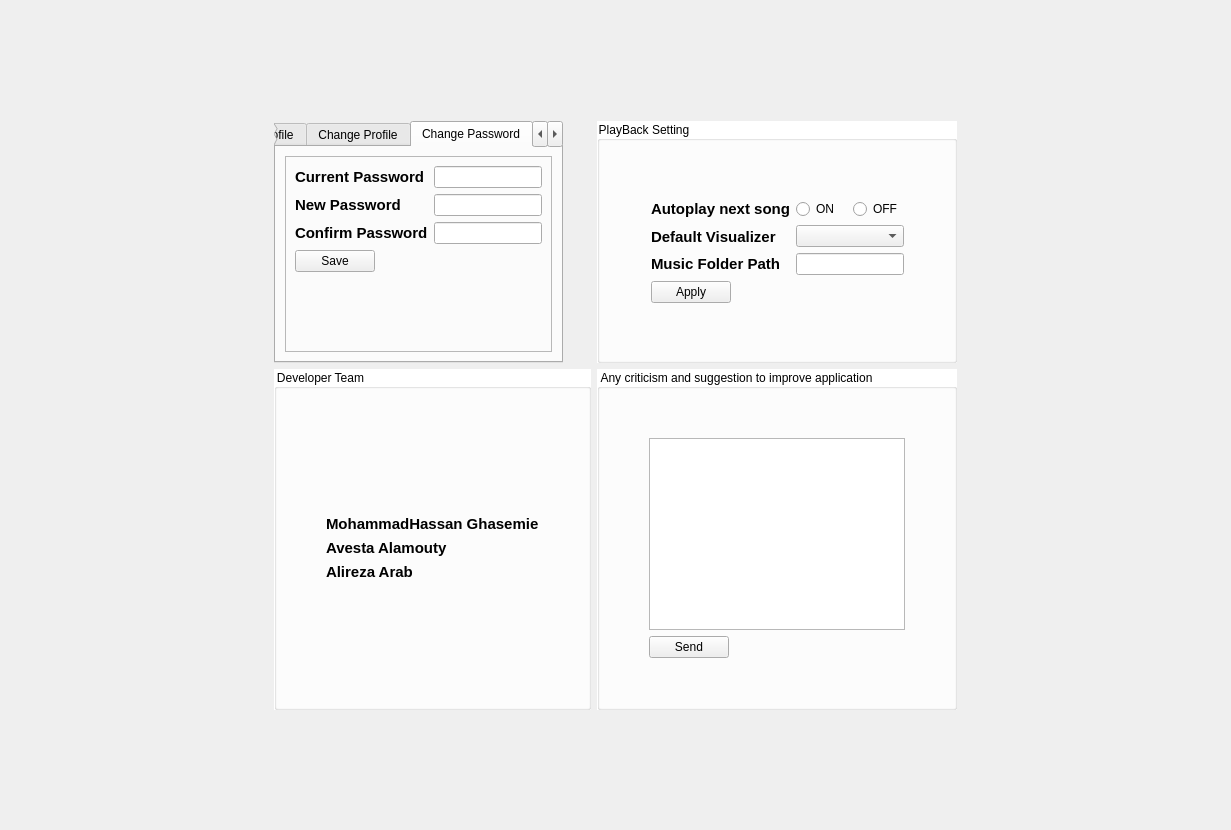
<?xml version="1.0" encoding="UTF-8"?>
<ui version="4.0">
 <class>SettingDialog</class>
 <widget class="QDialog" name="SettingDialog">
  <property name="geometry">
   <rect>
    <x>0</x>
    <y>0</y>
    <width>1231</width>
    <height>830</height>
   </rect>
  </property>
  <property name="windowTitle">
   <string>Dialog</string>
  </property>
  <property name="styleSheet">
   <string notr="true">QDialog {
    background-image: url(:/dailogs-images/images/sheet-music-6306805_1280.jpg);
    background-repeat: no-repeat;
    background-position: center; 
    background-size: cover;  
 
}</string>
  </property>
  <layout class="QGridLayout" name="gridLayout_12">
   <item row="2" column="1">
    <spacer name="verticalSpacer_12">
     <property name="orientation">
      <enum>Qt::Orientation::Vertical</enum>
     </property>
     <property name="sizeHint" stdset="0">
      <size>
       <width>20</width>
       <height>40</height>
      </size>
     </property>
    </spacer>
   </item>
   <item row="1" column="1">
    <layout class="QFormLayout" name="formLayout">
     <item row="0" column="0">
      <widget class="QTabWidget" name="tabWidget_profile">
       <property name="font">
        <font>
         <italic>false</italic>
        </font>
       </property>
       <property name="cursor">
        <cursorShape>ArrowCursor</cursorShape>
       </property>
       <property name="currentIndex">
        <number>2</number>
       </property>
       <widget class="QWidget" name="">
        <attribute name="title">
         <string>Show Profile</string>
        </attribute>
        <layout class="QGridLayout" name="gridLayout_2">
         <item row="0" column="0">
          <widget class="QFrame" name="frame">
           <property name="frameShape">
            <enum>QFrame::Shape::StyledPanel</enum>
           </property>
           <property name="frameShadow">
            <enum>QFrame::Shadow::Raised</enum>
           </property>
           <layout class="QGridLayout" name="gridLayout">
            <item row="0" column="0">
             <layout class="QHBoxLayout" name="horizontalLayout">
              <item>
               <layout class="QVBoxLayout" name="verticalLayout">
                <item>
                 <widget class="QLabel" name="label_4">
                  <property name="text">
                   <string>&lt;html&gt;&lt;head/&gt;&lt;body&gt;&lt;p&gt;&lt;span style=&quot; font-size:11pt; font-weight:700;&quot;&gt;Name&lt;/span&gt;&lt;/p&gt;&lt;/body&gt;&lt;/html&gt;</string>
                  </property>
                 </widget>
                </item>
                <item>
                 <widget class="QLabel" name="label">
                  <property name="text">
                   <string>&lt;html&gt;&lt;head/&gt;&lt;body&gt;&lt;p&gt;&lt;span style=&quot; font-size:11pt; font-weight:700;&quot;&gt;Lastname&lt;/span&gt;&lt;/p&gt;&lt;/body&gt;&lt;/html&gt;</string>
                  </property>
                 </widget>
                </item>
                <item>
                 <widget class="QLabel" name="label_2">
                  <property name="text">
                   <string>&lt;html&gt;&lt;head/&gt;&lt;body&gt;&lt;p&gt;&lt;span style=&quot; font-size:11pt; font-weight:700;&quot;&gt;Username&lt;/span&gt;&lt;/p&gt;&lt;/body&gt;&lt;/html&gt;</string>
                  </property>
                 </widget>
                </item>
                <item>
                 <widget class="QLabel" name="label_3">
                  <property name="text">
                   <string>&lt;html&gt;&lt;head/&gt;&lt;body&gt;&lt;p&gt;&lt;span style=&quot; font-size:11pt; font-weight:700;&quot;&gt;Email&lt;/span&gt;&lt;/p&gt;&lt;/body&gt;&lt;/html&gt;</string>
                  </property>
                 </widget>
                </item>
               </layout>
              </item>
              <item>
               <layout class="QVBoxLayout" name="verticalLayout_2">
                <item>
                 <widget class="QLineEdit" name="lineEdit_show_name">
                  <property name="readOnly">
                   <bool>true</bool>
                  </property>
                 </widget>
                </item>
                <item>
                 <widget class="QLineEdit" name="lineEdit_show_lastname">
                  <property name="readOnly">
                   <bool>true</bool>
                  </property>
                 </widget>
                </item>
                <item>
                 <widget class="QLineEdit" name="lineEdit_show_username">
                  <property name="readOnly">
                   <bool>true</bool>
                  </property>
                 </widget>
                </item>
                <item>
                 <widget class="QLineEdit" name="lineEdit_show_email">
                  <property name="readOnly">
                   <bool>true</bool>
                  </property>
                 </widget>
                </item>
               </layout>
              </item>
             </layout>
            </item>
            <item row="1" column="0">
             <spacer name="verticalSpacer_3">
              <property name="orientation">
               <enum>Qt::Orientation::Vertical</enum>
              </property>
              <property name="sizeHint" stdset="0">
               <size>
                <width>20</width>
                <height>40</height>
               </size>
              </property>
             </spacer>
            </item>
           </layout>
          </widget>
         </item>
        </layout>
       </widget>
       <widget class="QWidget" name="tab_2">
        <attribute name="title">
         <string>Change Profile</string>
        </attribute>
        <layout class="QGridLayout" name="gridLayout_4">
         <item row="0" column="0">
          <widget class="QFrame" name="frame_2">
           <property name="frameShape">
            <enum>QFrame::Shape::StyledPanel</enum>
           </property>
           <property name="frameShadow">
            <enum>QFrame::Shadow::Raised</enum>
           </property>
           <layout class="QGridLayout" name="gridLayout_3">
            <item row="1" column="0">
             <layout class="QVBoxLayout" name="verticalLayout_5">
              <item>
               <layout class="QHBoxLayout" name="horizontalLayout_2">
                <item>
                 <layout class="QVBoxLayout" name="verticalLayout_3">
                  <item>
                   <widget class="QLabel" name="label_5">
                    <property name="text">
                     <string>&lt;html&gt;&lt;head/&gt;&lt;body&gt;&lt;p&gt;&lt;span style=&quot; font-size:11pt; font-weight:700;&quot;&gt;Name&lt;/span&gt;&lt;/p&gt;&lt;/body&gt;&lt;/html&gt;</string>
                    </property>
                   </widget>
                  </item>
                  <item>
                   <widget class="QLabel" name="label_6">
                    <property name="text">
                     <string>&lt;html&gt;&lt;head/&gt;&lt;body&gt;&lt;p&gt;&lt;span style=&quot; font-size:11pt; font-weight:700;&quot;&gt;Lastname&lt;/span&gt;&lt;/p&gt;&lt;/body&gt;&lt;/html&gt;</string>
                    </property>
                   </widget>
                  </item>
                  <item>
                   <widget class="QLabel" name="label_7">
                    <property name="text">
                     <string>&lt;html&gt;&lt;head/&gt;&lt;body&gt;&lt;p&gt;&lt;span style=&quot; font-size:11pt; font-weight:700;&quot;&gt;Username&lt;/span&gt;&lt;/p&gt;&lt;/body&gt;&lt;/html&gt;</string>
                    </property>
                   </widget>
                  </item>
                  <item>
                   <widget class="QLabel" name="label_8">
                    <property name="text">
                     <string>&lt;html&gt;&lt;head/&gt;&lt;body&gt;&lt;p&gt;&lt;span style=&quot; font-size:11pt; font-weight:700;&quot;&gt;Email&lt;/span&gt;&lt;/p&gt;&lt;/body&gt;&lt;/html&gt;</string>
                    </property>
                   </widget>
                  </item>
                 </layout>
                </item>
                <item>
                 <layout class="QVBoxLayout" name="verticalLayout_4">
                  <item>
                   <widget class="QLineEdit" name="lineEdit_change_name">
                    <property name="readOnly">
                     <bool>false</bool>
                    </property>
                   </widget>
                  </item>
                  <item>
                   <widget class="QLineEdit" name="lineEdit_change_lastname">
                    <property name="readOnly">
                     <bool>false</bool>
                    </property>
                   </widget>
                  </item>
                  <item>
                   <widget class="QLineEdit" name="lineEdit_change_username">
                    <property name="readOnly">
                     <bool>false</bool>
                    </property>
                   </widget>
                  </item>
                  <item>
                   <widget class="QLineEdit" name="lineEdit_change_email">
                    <property name="readOnly">
                     <bool>false</bool>
                    </property>
                   </widget>
                  </item>
                 </layout>
                </item>
               </layout>
              </item>
              <item>
               <layout class="QHBoxLayout" name="horizontalLayout_3">
                <item>
                 <widget class="QPushButton" name="pushButton_save_new_profile">
                  <property name="text">
                   <string>Save</string>
                  </property>
                 </widget>
                </item>
                <item>
                 <spacer name="horizontalSpacer">
                  <property name="orientation">
                   <enum>Qt::Orientation::Horizontal</enum>
                  </property>
                  <property name="sizeHint" stdset="0">
                   <size>
                    <width>40</width>
                    <height>20</height>
                   </size>
                  </property>
                 </spacer>
                </item>
               </layout>
              </item>
              <item>
               <spacer name="verticalSpacer">
                <property name="orientation">
                 <enum>Qt::Orientation::Vertical</enum>
                </property>
                <property name="sizeHint" stdset="0">
                 <size>
                  <width>20</width>
                  <height>40</height>
                 </size>
                </property>
               </spacer>
              </item>
             </layout>
            </item>
           </layout>
          </widget>
         </item>
        </layout>
       </widget>
       <widget class="QWidget" name="tab">
        <attribute name="title">
         <string>Change Password</string>
        </attribute>
        <layout class="QGridLayout" name="gridLayout_6">
         <item row="0" column="0">
          <widget class="QFrame" name="frame_3">
           <property name="frameShape">
            <enum>QFrame::Shape::StyledPanel</enum>
           </property>
           <property name="frameShadow">
            <enum>QFrame::Shadow::Raised</enum>
           </property>
           <layout class="QGridLayout" name="gridLayout_5">
            <item row="0" column="0">
             <layout class="QVBoxLayout" name="verticalLayout_8">
              <item>
               <layout class="QHBoxLayout" name="horizontalLayout_4">
                <item>
                 <layout class="QVBoxLayout" name="verticalLayout_6">
                  <item>
                   <widget class="QLabel" name="label_11">
                    <property name="text">
                     <string>&lt;html&gt;&lt;head/&gt;&lt;body&gt;&lt;p&gt;&lt;span style=&quot; font-size:11pt; font-weight:700;&quot;&gt;Current Password&lt;/span&gt;&lt;/p&gt;&lt;/body&gt;&lt;/html&gt;</string>
                    </property>
                   </widget>
                  </item>
                  <item>
                   <widget class="QLabel" name="label_9">
                    <property name="text">
                     <string>&lt;html&gt;&lt;head/&gt;&lt;body&gt;&lt;p&gt;&lt;span style=&quot; font-size:11pt; font-weight:700;&quot;&gt;New Password&lt;/span&gt;&lt;/p&gt;&lt;/body&gt;&lt;/html&gt;</string>
                    </property>
                   </widget>
                  </item>
                  <item>
                   <widget class="QLabel" name="label_10">
                    <property name="text">
                     <string>&lt;html&gt;&lt;head/&gt;&lt;body&gt;&lt;p&gt;&lt;span style=&quot; font-size:11pt; font-weight:700;&quot;&gt;Confirm Password&lt;/span&gt;&lt;/p&gt;&lt;/body&gt;&lt;/html&gt;</string>
                    </property>
                   </widget>
                  </item>
                 </layout>
                </item>
                <item>
                 <layout class="QVBoxLayout" name="verticalLayout_7">
                  <item>
                   <widget class="QLineEdit" name="lineEdit_current_password"/>
                  </item>
                  <item>
                   <widget class="QLineEdit" name="lineEdit_new_password"/>
                  </item>
                  <item>
                   <widget class="QLineEdit" name="lineEdit_confirm_password"/>
                  </item>
                 </layout>
                </item>
               </layout>
              </item>
              <item>
               <layout class="QHBoxLayout" name="horizontalLayout_5">
                <item>
                 <widget class="QPushButton" name="pushButton_change_password">
                  <property name="text">
                   <string>Save</string>
                  </property>
                 </widget>
                </item>
                <item>
                 <spacer name="horizontalSpacer_2">
                  <property name="orientation">
                   <enum>Qt::Orientation::Horizontal</enum>
                  </property>
                  <property name="sizeHint" stdset="0">
                   <size>
                    <width>40</width>
                    <height>20</height>
                   </size>
                  </property>
                 </spacer>
                </item>
               </layout>
              </item>
             </layout>
            </item>
            <item row="1" column="0">
             <spacer name="verticalSpacer_2">
              <property name="orientation">
               <enum>Qt::Orientation::Vertical</enum>
              </property>
              <property name="sizeHint" stdset="0">
               <size>
                <width>20</width>
                <height>40</height>
               </size>
              </property>
             </spacer>
            </item>
           </layout>
          </widget>
         </item>
        </layout>
       </widget>
       <widget class="QWidget" name="tab_3">
        <attribute name="title">
         <string>Log out</string>
        </attribute>
        <layout class="QGridLayout" name="gridLayout_8">
         <item row="1" column="0">
          <spacer name="horizontalSpacer_3">
           <property name="orientation">
            <enum>Qt::Orientation::Horizontal</enum>
           </property>
           <property name="sizeHint" stdset="0">
            <size>
             <width>40</width>
             <height>20</height>
            </size>
           </property>
          </spacer>
         </item>
         <item row="0" column="1">
          <spacer name="verticalSpacer_5">
           <property name="orientation">
            <enum>Qt::Orientation::Vertical</enum>
           </property>
           <property name="sizeHint" stdset="0">
            <size>
             <width>20</width>
             <height>40</height>
            </size>
           </property>
          </spacer>
         </item>
         <item row="2" column="1">
          <spacer name="verticalSpacer_4">
           <property name="orientation">
            <enum>Qt::Orientation::Vertical</enum>
           </property>
           <property name="sizeHint" stdset="0">
            <size>
             <width>20</width>
             <height>40</height>
            </size>
           </property>
          </spacer>
         </item>
         <item row="1" column="1">
          <widget class="QFrame" name="frame_4">
           <property name="frameShape">
            <enum>QFrame::Shape::StyledPanel</enum>
           </property>
           <property name="frameShadow">
            <enum>QFrame::Shadow::Raised</enum>
           </property>
           <layout class="QGridLayout" name="gridLayout_7">
            <item row="0" column="0">
             <widget class="QPushButton" name="pushButton_logout">
              <property name="text">
               <string>Log out</string>
              </property>
             </widget>
            </item>
           </layout>
          </widget>
         </item>
         <item row="1" column="2">
          <spacer name="horizontalSpacer_4">
           <property name="orientation">
            <enum>Qt::Orientation::Horizontal</enum>
           </property>
           <property name="sizeHint" stdset="0">
            <size>
             <width>40</width>
             <height>20</height>
            </size>
           </property>
          </spacer>
         </item>
        </layout>
       </widget>
      </widget>
     </item>
     <item row="0" column="1">
      <widget class="QGroupBox" name="groupBox">
       <property name="styleSheet">
        <string notr="true">QGroupBox {
    background-color: white;
}</string>
       </property>
       <property name="title">
        <string>PlayBack Setting</string>
       </property>
       <layout class="QGridLayout" name="gridLayout_9">
        <item row="1" column="0">
         <spacer name="horizontalSpacer_6">
          <property name="orientation">
           <enum>Qt::Orientation::Horizontal</enum>
          </property>
          <property name="sizeHint" stdset="0">
           <size>
            <width>40</width>
            <height>20</height>
           </size>
          </property>
         </spacer>
        </item>
        <item row="2" column="1">
         <spacer name="verticalSpacer_6">
          <property name="orientation">
           <enum>Qt::Orientation::Vertical</enum>
          </property>
          <property name="sizeHint" stdset="0">
           <size>
            <width>20</width>
            <height>40</height>
           </size>
          </property>
         </spacer>
        </item>
        <item row="1" column="1">
         <layout class="QVBoxLayout" name="verticalLayout_11">
          <item>
           <layout class="QHBoxLayout" name="horizontalLayout_7">
            <item>
             <layout class="QVBoxLayout" name="verticalLayout_10">
              <item>
               <widget class="QLabel" name="label_12">
                <property name="text">
                 <string>&lt;html&gt;&lt;head/&gt;&lt;body&gt;&lt;p&gt;&lt;span style=&quot; font-size:11pt; font-weight:700;&quot;&gt;Autoplay next song&lt;/span&gt;&lt;/p&gt;&lt;/body&gt;&lt;/html&gt;</string>
                </property>
               </widget>
              </item>
              <item>
               <widget class="QLabel" name="label_13">
                <property name="text">
                 <string>&lt;html&gt;&lt;head/&gt;&lt;body&gt;&lt;p&gt;&lt;span style=&quot; font-size:11pt; font-weight:700;&quot;&gt;Default Visualizer&lt;/span&gt;&lt;/p&gt;&lt;/body&gt;&lt;/html&gt;</string>
                </property>
               </widget>
              </item>
              <item>
               <widget class="QLabel" name="label_14">
                <property name="text">
                 <string>&lt;html&gt;&lt;head/&gt;&lt;body&gt;&lt;p&gt;&lt;span style=&quot; font-size:11pt; font-weight:700;&quot;&gt;Music Folder Path&lt;/span&gt;&lt;/p&gt;&lt;/body&gt;&lt;/html&gt;</string>
                </property>
               </widget>
              </item>
             </layout>
            </item>
            <item>
             <layout class="QVBoxLayout" name="verticalLayout_9">
              <item>
               <layout class="QHBoxLayout" name="horizontalLayout_6">
                <item>
                 <widget class="QRadioButton" name="radioButton_playback_on">
                  <property name="text">
                   <string>ON</string>
                  </property>
                 </widget>
                </item>
                <item>
                 <widget class="QRadioButton" name="radioButton_playback_off">
                  <property name="text">
                   <string>OFF</string>
                  </property>
                 </widget>
                </item>
               </layout>
              </item>
              <item>
               <widget class="QComboBox" name="comboBox_visualizer_types"/>
              </item>
              <item>
               <widget class="QLineEdit" name="lineEdit_music_folder_path"/>
              </item>
             </layout>
            </item>
           </layout>
          </item>
          <item>
           <layout class="QHBoxLayout" name="horizontalLayout_8">
            <item>
             <widget class="QPushButton" name="pushButton_apply">
              <property name="text">
               <string>Apply</string>
              </property>
             </widget>
            </item>
            <item>
             <spacer name="horizontalSpacer_5">
              <property name="orientation">
               <enum>Qt::Orientation::Horizontal</enum>
              </property>
              <property name="sizeHint" stdset="0">
               <size>
                <width>40</width>
                <height>20</height>
               </size>
              </property>
             </spacer>
            </item>
           </layout>
          </item>
         </layout>
        </item>
        <item row="0" column="1">
         <spacer name="verticalSpacer_7">
          <property name="orientation">
           <enum>Qt::Orientation::Vertical</enum>
          </property>
          <property name="sizeHint" stdset="0">
           <size>
            <width>20</width>
            <height>40</height>
           </size>
          </property>
         </spacer>
        </item>
        <item row="1" column="2">
         <spacer name="horizontalSpacer_7">
          <property name="orientation">
           <enum>Qt::Orientation::Horizontal</enum>
          </property>
          <property name="sizeHint" stdset="0">
           <size>
            <width>40</width>
            <height>20</height>
           </size>
          </property>
         </spacer>
        </item>
       </layout>
      </widget>
     </item>
     <item row="1" column="0">
      <widget class="QGroupBox" name="groupBox_2">
       <property name="styleSheet">
        <string notr="true">QGroupBox {
    background-color: white;
}</string>
       </property>
       <property name="title">
        <string>Developer Team</string>
       </property>
       <layout class="QGridLayout" name="gridLayout_10">
        <item row="1" column="1">
         <layout class="QVBoxLayout" name="verticalLayout_12">
          <item>
           <widget class="QLabel" name="label_mamad_gh">
            <property name="text">
             <string>&lt;html&gt;&lt;head/&gt;&lt;body&gt;&lt;p&gt;&lt;span style=&quot; font-size:11pt; font-weight:700;&quot;&gt;MohammadHassan Ghasemie&lt;/span&gt;&lt;/p&gt;&lt;/body&gt;&lt;/html&gt;</string>
            </property>
           </widget>
          </item>
          <item>
           <widget class="QLabel" name="label_avesta">
            <property name="text">
             <string>&lt;html&gt;&lt;head/&gt;&lt;body&gt;&lt;p&gt;&lt;span style=&quot; font-size:11pt; font-weight:700;&quot;&gt;Avesta Alamouty&lt;/span&gt;&lt;/p&gt;&lt;/body&gt;&lt;/html&gt;</string>
            </property>
           </widget>
          </item>
          <item>
           <widget class="QLabel" name="label_alireza">
            <property name="text">
             <string>&lt;html&gt;&lt;head/&gt;&lt;body&gt;&lt;p&gt;&lt;span style=&quot; font-size:11pt; font-weight:700;&quot;&gt;Alireza Arab&lt;/span&gt;&lt;/p&gt;&lt;/body&gt;&lt;/html&gt;</string>
            </property>
           </widget>
          </item>
         </layout>
        </item>
        <item row="2" column="1">
         <spacer name="verticalSpacer_8">
          <property name="orientation">
           <enum>Qt::Orientation::Vertical</enum>
          </property>
          <property name="sizeHint" stdset="0">
           <size>
            <width>20</width>
            <height>40</height>
           </size>
          </property>
         </spacer>
        </item>
        <item row="1" column="0">
         <spacer name="horizontalSpacer_8">
          <property name="orientation">
           <enum>Qt::Orientation::Horizontal</enum>
          </property>
          <property name="sizeHint" stdset="0">
           <size>
            <width>40</width>
            <height>20</height>
           </size>
          </property>
         </spacer>
        </item>
        <item row="0" column="1">
         <spacer name="verticalSpacer_9">
          <property name="orientation">
           <enum>Qt::Orientation::Vertical</enum>
          </property>
          <property name="sizeHint" stdset="0">
           <size>
            <width>20</width>
            <height>40</height>
           </size>
          </property>
         </spacer>
        </item>
        <item row="1" column="2">
         <spacer name="horizontalSpacer_9">
          <property name="orientation">
           <enum>Qt::Orientation::Horizontal</enum>
          </property>
          <property name="sizeHint" stdset="0">
           <size>
            <width>40</width>
            <height>20</height>
           </size>
          </property>
         </spacer>
        </item>
       </layout>
      </widget>
     </item>
     <item row="1" column="1">
      <widget class="QGroupBox" name="groupBox_3">
       <property name="styleSheet">
        <string notr="true">QGroupBox {
    background-color: white;
}</string>
       </property>
       <property name="title">
        <string>Any criticism and suggestion to improve application</string>
       </property>
       <layout class="QGridLayout" name="gridLayout_11">
        <item row="1" column="2">
         <spacer name="horizontalSpacer_12">
          <property name="orientation">
           <enum>Qt::Orientation::Horizontal</enum>
          </property>
          <property name="sizeHint" stdset="0">
           <size>
            <width>40</width>
            <height>20</height>
           </size>
          </property>
         </spacer>
        </item>
        <item row="1" column="1">
         <layout class="QVBoxLayout" name="verticalLayout_13">
          <item>
           <widget class="QTextEdit" name="textEdit_suggestion"/>
          </item>
          <item>
           <layout class="QHBoxLayout" name="horizontalLayout_9">
            <item>
             <widget class="QPushButton" name="pushButton_send">
              <property name="text">
               <string>Send</string>
              </property>
             </widget>
            </item>
            <item>
             <spacer name="horizontalSpacer_10">
              <property name="orientation">
               <enum>Qt::Orientation::Horizontal</enum>
              </property>
              <property name="sizeHint" stdset="0">
               <size>
                <width>40</width>
                <height>20</height>
               </size>
              </property>
             </spacer>
            </item>
           </layout>
          </item>
         </layout>
        </item>
        <item row="0" column="1">
         <spacer name="verticalSpacer_11">
          <property name="orientation">
           <enum>Qt::Orientation::Vertical</enum>
          </property>
          <property name="sizeHint" stdset="0">
           <size>
            <width>20</width>
            <height>40</height>
           </size>
          </property>
         </spacer>
        </item>
        <item row="1" column="0">
         <spacer name="horizontalSpacer_11">
          <property name="orientation">
           <enum>Qt::Orientation::Horizontal</enum>
          </property>
          <property name="sizeHint" stdset="0">
           <size>
            <width>40</width>
            <height>20</height>
           </size>
          </property>
         </spacer>
        </item>
        <item row="2" column="1">
         <spacer name="verticalSpacer_10">
          <property name="orientation">
           <enum>Qt::Orientation::Vertical</enum>
          </property>
          <property name="sizeHint" stdset="0">
           <size>
            <width>20</width>
            <height>40</height>
           </size>
          </property>
         </spacer>
        </item>
       </layout>
      </widget>
     </item>
    </layout>
   </item>
   <item row="0" column="1">
    <spacer name="verticalSpacer_13">
     <property name="orientation">
      <enum>Qt::Orientation::Vertical</enum>
     </property>
     <property name="sizeHint" stdset="0">
      <size>
       <width>20</width>
       <height>40</height>
      </size>
     </property>
    </spacer>
   </item>
   <item row="1" column="0">
    <spacer name="horizontalSpacer_13">
     <property name="orientation">
      <enum>Qt::Orientation::Horizontal</enum>
     </property>
     <property name="sizeHint" stdset="0">
      <size>
       <width>40</width>
       <height>20</height>
      </size>
     </property>
    </spacer>
   </item>
   <item row="1" column="2">
    <spacer name="horizontalSpacer_14">
     <property name="orientation">
      <enum>Qt::Orientation::Horizontal</enum>
     </property>
     <property name="sizeHint" stdset="0">
      <size>
       <width>40</width>
       <height>20</height>
      </size>
     </property>
    </spacer>
   </item>
  </layout>
 </widget>
 <resources/>
 <connections/>
</ui>
